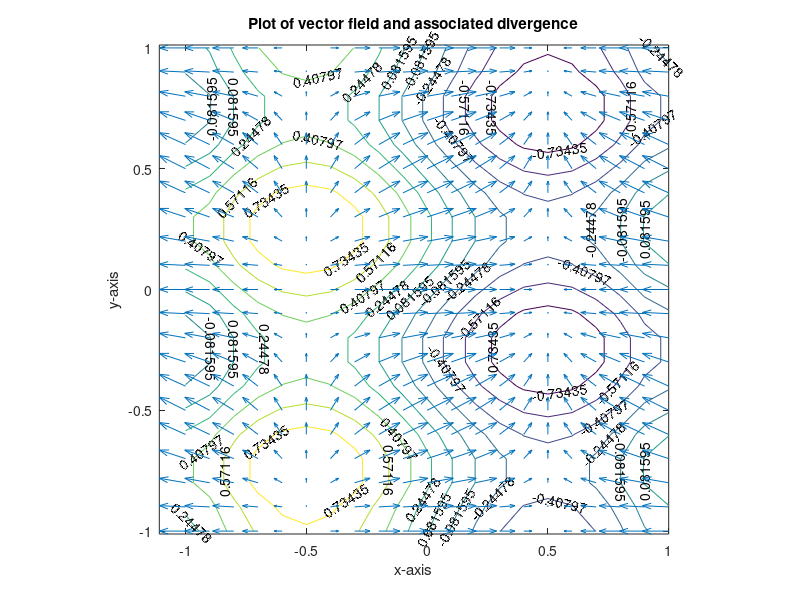

The MATLAB script that drew this image:
clc
clear
close all

%mesh
m = -1:0.1:1;
[x,y] = meshgrid(m);

%function
ui = 2.*cos(pi.*x);
uj = (sin(pi.*y)).^2;

%divergence
d = divergence(ui,uj);
contour(m,m,d,'showtext','on')
hold on 
quiver(m,m,ui,uj)
hold off

%formatting
axis('image');
xlabel('x-axis')
ylabel('y-axis')
title('Plot of vector field and associated divergence')